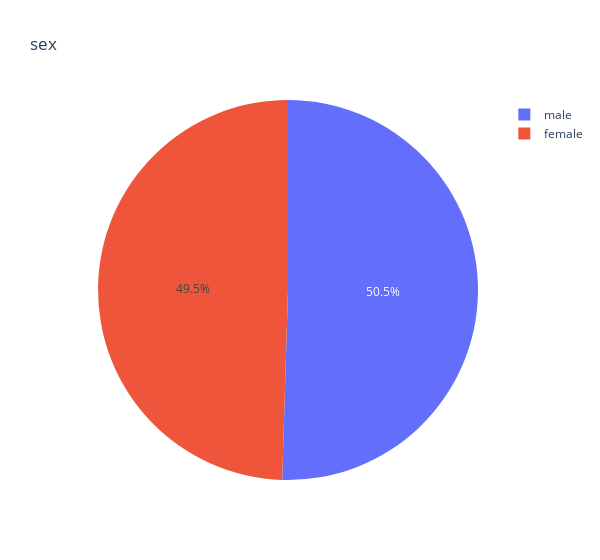
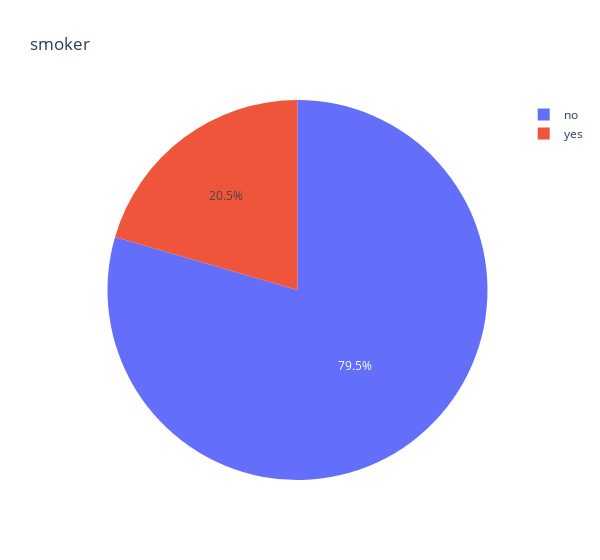
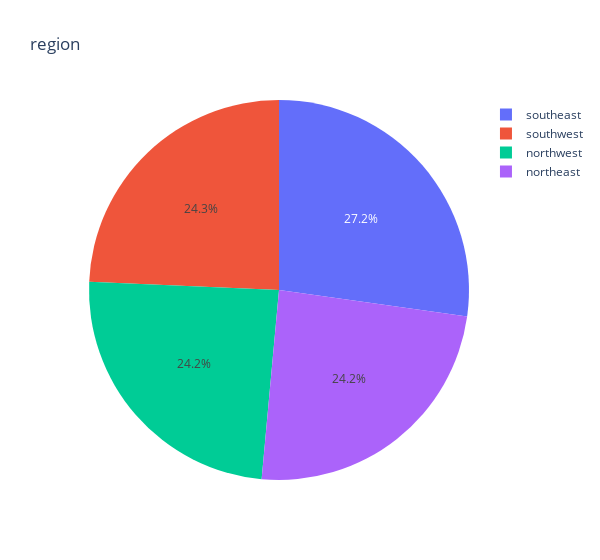

Write notebook code for charts like these, in order.
### Code cell
cat_cols = df.select_dtypes(include=['object']).columns


for col in cat_cols:
    data = df[col].value_counts().reset_index()
    data.columns = [col, 'count']
    px.pie(data, values='count', names=col, title = col, width=600).show()

### Figure 1 — Plotly figure (JSON) as saved in the notebook; plotly's stock layout.template omitted (floating-point values rounded to 4 significant figures)
{"data": [{"domain": {"x": [0, 1], "y": [0, 1]}, "hovertemplate": "sex=%{label}<br>count=%{value}<extra></extra>", "labels": ["male", "female"], "legendgroup": "", "name": "", "showlegend": true, "type": "pie", "values": [675, 662]}], "layout": {"legend": {"tracegroupgap": 0}, "title": {"text": "sex"}, "width": 600}}

### Figure 2 — Plotly figure (JSON) as saved in the notebook; plotly's stock layout.template omitted (floating-point values rounded to 4 significant figures)
{"data": [{"domain": {"x": [0, 1], "y": [0, 1]}, "hovertemplate": "smoker=%{label}<br>count=%{value}<extra></extra>", "labels": ["no", "yes"], "legendgroup": "", "name": "", "showlegend": true, "type": "pie", "values": [1063, 274]}], "layout": {"legend": {"tracegroupgap": 0}, "title": {"text": "smoker"}, "width": 600}}

### Figure 3 — Plotly figure (JSON) as saved in the notebook; plotly's stock layout.template omitted (floating-point values rounded to 4 significant figures)
{"data": [{"domain": {"x": [0, 1], "y": [0, 1]}, "hovertemplate": "region=%{label}<br>count=%{value}<extra></extra>", "labels": ["southeast", "southwest", "northwest", "northeast"], "legendgroup": "", "name": "", "showlegend": true, "type": "pie", "values": [364, 325, 324, 324]}], "layout": {"legend": {"tracegroupgap": 0}, "title": {"text": "region"}, "width": 600}}
